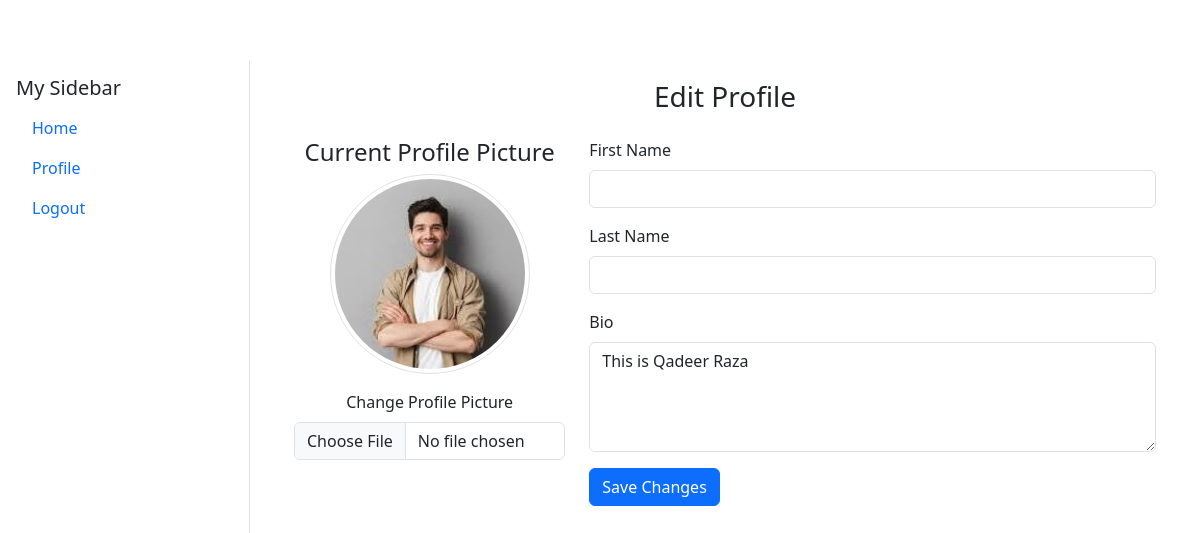
The app's page /editProfile/ (signed in) with its own data.
### Posts/models.py (models this page shows, shortened)
class profile(models.Model):
    user = models.OneToOneField(User, on_delete=models.CASCADE)
    bio = models.TextField(blank=True, null=True)
    profile_picture = models.ImageField(upload_to='profile_pictures/', blank=True, null=True)

### core/views.py (the view, shortened to what this page needs)
# urls.py: path('editProfile/',views.editProfile, name='editProfile'),
def editProfile(request):
    if request.user.is_authenticated:
        Profile=profile.objects.get(user=request.user)
        user=request.user
        context={
                "firstName": request.user.first_name,
                "lastName": request.user.last_name,
                "profile":Profile
            }
        return render(request, 'core/editProfile.html',{'data':context})

### core/templates/core/editProfile.html (shortened to what this page needs)
{% extends 'core/base.html' %}
{% load static %}
{% block body %}
<div class="container mt-5">
    <h3 class="text-center mb-4">Edit Profile</h3>
    <form method="POST" enctype="multipart/form-data">
        <div class="row">
            <div class="col-md-4 text-center">
                <h4>Current Profile Picture</h4>
                <img src="{% if data.profile.profile_picture %}{{ data.profile.profile_picture.url }}{% else %}{% static 'logo.jpg' %}{% endif %}"
                    alt="Profile Picture"
                    class="img-thumbnail rounded-circle mb-3"
                    style="width: 200px; height: 200px; object-fit: cover;">
                <div class="mb-3">
                    <label for="profile_picture" class="form-label">Change Profile Picture</label>
                    <input type="file" name="profile_picture" id="profile_picture" class="form-control">
                </div>
            </div>
            <div class="col-md-8">
                <div class="mb-3">
                    <label for="firstName" class="form-label">First Name</label>
                    <input type="text" class="form-control" id="firstName" name="firstName" value="{{ data.firstName }}" required>
                </div>
                <div class="mb-3">
                    <label for="lastName" class="form-label">Last Name</label>
                    <input type="text" class="form-control" id="lastName" name="lastName" value="{{ data.lastName }}" required>
                </div>
                <div class="mb-3">
                    <label for="bio" class="form-label">Bio</label>
                    <textarea class="form-control" id="bio" name="bio" rows="4">{{ data.profile.bio }}</textarea>
                </div>
                <button type="submit" class="btn btn-primary">Save Changes</button>
            </div>
        </div>
    </form>
</div>
{% endblock body %}

### core/templates/core/base.html (style rules this page uses)
body { min-height: 100vh; display: flex; }

### records on screen
profile: profile_picture (picture), bio "This is Qadeer Raza"
